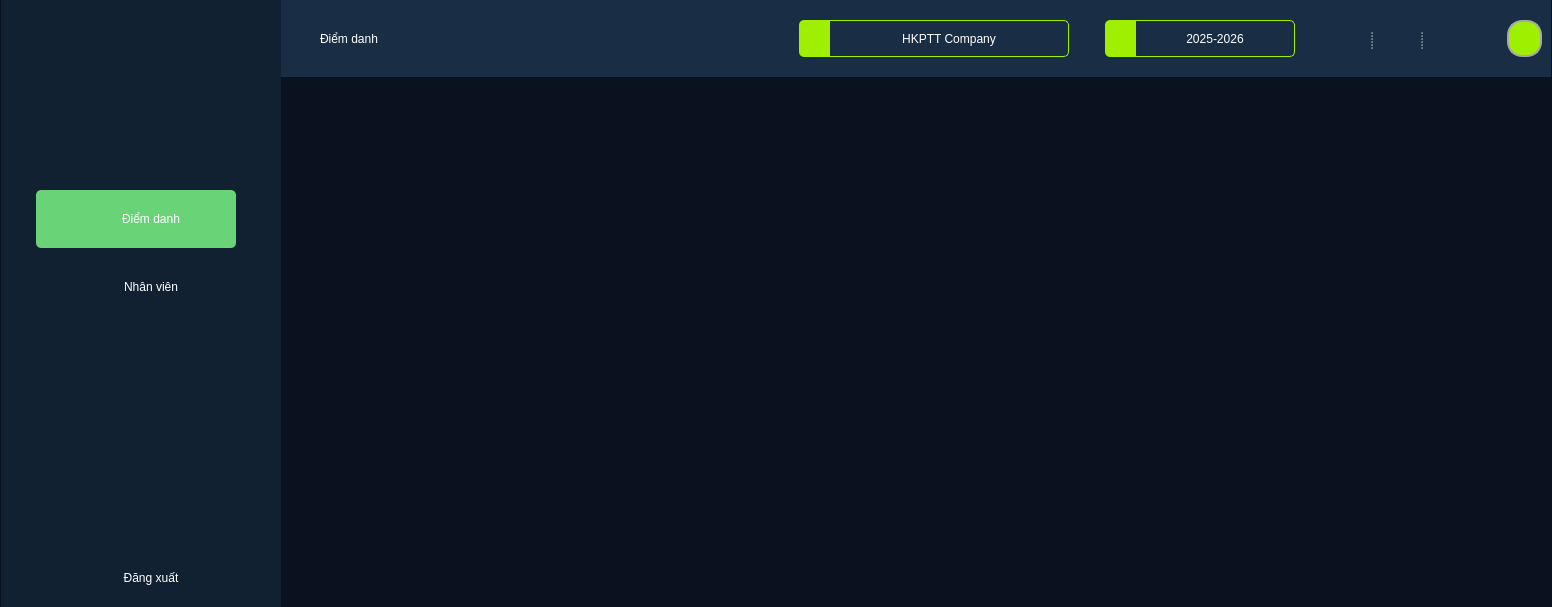
<?xml version="1.0" encoding="UTF-8"?>
<ui version="4.0">
 <class>checkingUI</class>
 <widget class="QMainWindow" name="checkingUI">
  <property name="geometry">
   <rect>
    <x>0</x>
    <y>0</y>
    <width>1552</width>
    <height>607</height>
   </rect>
  </property>
  <property name="windowTitle">
   <string>MainWindow</string>
  </property>
  <property name="styleSheet">
   <string notr="true">background-color: #0B121F;
border: none;
</string>
  </property>
  <widget class="QWidget" name="centralwidget">
   <layout class="QGridLayout" name="gridLayout">
    <property name="sizeConstraint">
     <enum>QLayout::SetDefaultConstraint</enum>
    </property>
    <property name="leftMargin">
     <number>0</number>
    </property>
    <property name="topMargin">
     <number>0</number>
    </property>
    <property name="rightMargin">
     <number>0</number>
    </property>
    <property name="bottomMargin">
     <number>0</number>
    </property>
    <property name="spacing">
     <number>0</number>
    </property>
    <item row="0" column="0">
     <widget class="QGroupBox" name="groupBox">
      <property name="title">
       <string/>
      </property>
      <layout class="QHBoxLayout" name="horizontalLayout">
       <property name="spacing">
        <number>0</number>
       </property>
       <property name="leftMargin">
        <number>1</number>
       </property>
       <property name="topMargin">
        <number>0</number>
       </property>
       <property name="rightMargin">
        <number>1</number>
       </property>
       <property name="bottomMargin">
        <number>0</number>
       </property>
       <item>
        <widget class="QGroupBox" name="sidebar">
         <property name="minimumSize">
          <size>
           <width>280</width>
           <height>0</height>
          </size>
         </property>
         <property name="maximumSize">
          <size>
           <width>280</width>
           <height>16777215</height>
          </size>
         </property>
         <property name="styleSheet">
          <string notr="true">background-color: #122131;</string>
         </property>
         <property name="title">
          <string/>
         </property>
         <property name="alignment">
          <set>Qt::AlignCenter</set>
         </property>
         <layout class="QVBoxLayout" name="verticalLayout">
          <property name="spacing">
           <number>10</number>
          </property>
          <property name="leftMargin">
           <number>35</number>
          </property>
          <property name="topMargin">
           <number>0</number>
          </property>
          <property name="rightMargin">
           <number>35</number>
          </property>
          <property name="bottomMargin">
           <number>0</number>
          </property>
          <item>
           <widget class="QLabel" name="label_2">
            <property name="minimumSize">
             <size>
              <width>200</width>
              <height>180</height>
             </size>
            </property>
            <property name="maximumSize">
             <size>
              <width>200</width>
              <height>180</height>
             </size>
            </property>
            <property name="styleSheet">
             <string notr="true">padding-left: 30px;
background-image: url(D:/NMCNPM/checking_attendance_system/fe/Image_and_icon/logo.png); 
background-repeat: no-repeat;
background-position: left center;
</string>
            </property>
            <property name="text">
             <string/>
            </property>
           </widget>
          </item>
          <item>
           <widget class="QGroupBox" name="groupBox_3">
            <property name="minimumSize">
             <size>
              <width>200</width>
              <height>58</height>
             </size>
            </property>
            <property name="maximumSize">
             <size>
              <width>200</width>
              <height>58</height>
             </size>
            </property>
            <property name="styleSheet">
             <string notr="true">background-color: #68D477;
border-radius: 5px;</string>
            </property>
            <property name="title">
             <string/>
            </property>
            <property name="alignment">
             <set>Qt::AlignCenter</set>
            </property>
            <layout class="QGridLayout" name="gridLayout_2">
             <item row="0" column="0">
              <widget class="QPushButton" name="pushButton">
               <property name="minimumSize">
                <size>
                 <width>180</width>
                 <height>32</height>
                </size>
               </property>
               <property name="maximumSize">
                <size>
                 <width>180</width>
                 <height>32</height>
                </size>
               </property>
               <property name="styleSheet">
                <string notr="true">padding-left: 30px;
background-image: url(D:/NMCNPM/checking_attendance_system/fe/Image_and_icon/icons8-user-30.png); 
background-repeat: no-repeat;
background-position: left center;
color: white;
font: 12pt &quot;Times New Roman&quot;;</string>
               </property>
               <property name="text">
                <string>Điểm danh</string>
               </property>
              </widget>
             </item>
            </layout>
           </widget>
          </item>
          <item>
           <widget class="QGroupBox" name="groupBox_5">
            <property name="minimumSize">
             <size>
              <width>200</width>
              <height>58</height>
             </size>
            </property>
            <property name="maximumSize">
             <size>
              <width>200</width>
              <height>58</height>
             </size>
            </property>
            <property name="styleSheet">
             <string notr="true">background-color: #122131;
border-radius: 5px;</string>
            </property>
            <property name="title">
             <string/>
            </property>
            <layout class="QGridLayout" name="gridLayout_3">
             <item row="0" column="0">
              <widget class="QPushButton" name="pushButton_2">
               <property name="minimumSize">
                <size>
                 <width>180</width>
                 <height>32</height>
                </size>
               </property>
               <property name="maximumSize">
                <size>
                 <width>180</width>
                 <height>32</height>
                </size>
               </property>
               <property name="styleSheet">
                <string notr="true">padding-left: 30px;
background-image: url(D:/NMCNPM/checking_attendance_system/fe/Image_and_icon/icons8-user-30.png); 
background-repeat: no-repeat;
background-position: left center;
color: white;
font: 12pt &quot;Times New Roman&quot;;</string>
               </property>
               <property name="text">
                <string>Nhân viên</string>
               </property>
              </widget>
             </item>
            </layout>
           </widget>
          </item>
          <item>
           <spacer name="verticalSpacer">
            <property name="orientation">
             <enum>Qt::Vertical</enum>
            </property>
            <property name="sizeHint" stdset="0">
             <size>
              <width>20</width>
              <height>210</height>
             </size>
            </property>
           </spacer>
          </item>
          <item>
           <widget class="QGroupBox" name="groupBox_6">
            <property name="minimumSize">
             <size>
              <width>200</width>
              <height>58</height>
             </size>
            </property>
            <property name="maximumSize">
             <size>
              <width>200</width>
              <height>58</height>
             </size>
            </property>
            <property name="styleSheet">
             <string notr="true">background-color: #122131;
border-radius: 5px;</string>
            </property>
            <property name="title">
             <string/>
            </property>
            <layout class="QGridLayout" name="gridLayout_4">
             <item row="0" column="0">
              <widget class="QPushButton" name="logout_button">
               <property name="minimumSize">
                <size>
                 <width>180</width>
                 <height>32</height>
                </size>
               </property>
               <property name="maximumSize">
                <size>
                 <width>180</width>
                 <height>32</height>
                </size>
               </property>
               <property name="styleSheet">
                <string notr="true">padding-left: 30px;
background-image: url(D:/NMCNPM/checking_attendance_system/fe/Image_and_icon/icons8-user-30.png); 
background-repeat: no-repeat;
background-position: left center;
color: white;
font: 12pt &quot;Times New Roman&quot;;</string>
               </property>
               <property name="text">
                <string>Đăng xuất</string>
               </property>
              </widget>
             </item>
            </layout>
           </widget>
          </item>
         </layout>
        </widget>
       </item>
       <item>
        <widget class="QGroupBox" name="main">
         <property name="styleSheet">
          <string notr="true"/>
         </property>
         <property name="title">
          <string/>
         </property>
         <layout class="QVBoxLayout" name="verticalLayout_2">
          <property name="spacing">
           <number>0</number>
          </property>
          <property name="leftMargin">
           <number>0</number>
          </property>
          <property name="topMargin">
           <number>0</number>
          </property>
          <property name="rightMargin">
           <number>0</number>
          </property>
          <property name="bottomMargin">
           <number>0</number>
          </property>
          <item>
           <widget class="QGroupBox" name="header">
            <property name="minimumSize">
             <size>
              <width>0</width>
              <height>77</height>
             </size>
            </property>
            <property name="maximumSize">
             <size>
              <width>16777215</width>
              <height>77</height>
             </size>
            </property>
            <property name="styleSheet">
             <string notr="true">background-color: #192E44;</string>
            </property>
            <property name="title">
             <string/>
            </property>
            <layout class="QHBoxLayout" name="horizontalLayout_2">
             <item>
              <spacer name="horizontalSpacer_4">
               <property name="orientation">
                <enum>Qt::Horizontal</enum>
               </property>
               <property name="sizeType">
                <enum>QSizePolicy::Fixed</enum>
               </property>
               <property name="sizeHint" stdset="0">
                <size>
                 <width>30</width>
                 <height>20</height>
                </size>
               </property>
              </spacer>
             </item>
             <item>
              <widget class="QLabel" name="label">
               <property name="minimumSize">
                <size>
                 <width>120</width>
                 <height>37</height>
                </size>
               </property>
               <property name="maximumSize">
                <size>
                 <width>120</width>
                 <height>37</height>
                </size>
               </property>
               <property name="styleSheet">
                <string notr="true">color: white;
font: 18pt &quot;Times New Roman&quot;;</string>
               </property>
               <property name="text">
                <string>Điểm danh</string>
               </property>
              </widget>
             </item>
             <item>
              <spacer name="horizontalSpacer_5">
               <property name="orientation">
                <enum>Qt::Horizontal</enum>
               </property>
               <property name="sizeType">
                <enum>QSizePolicy::Expanding</enum>
               </property>
               <property name="sizeHint" stdset="0">
                <size>
                 <width>308</width>
                 <height>20</height>
                </size>
               </property>
              </spacer>
             </item>
             <item>
              <widget class="QSplitter" name="splitter">
               <property name="orientation">
                <enum>Qt::Horizontal</enum>
               </property>
               <property name="handleWidth">
                <number>0</number>
               </property>
               <widget class="QPushButton" name="pushButton_4">
                <property name="minimumSize">
                 <size>
                  <width>30</width>
                  <height>37</height>
                 </size>
                </property>
                <property name="maximumSize">
                 <size>
                  <width>30</width>
                  <height>37</height>
                 </size>
                </property>
                <property name="styleSheet">
                 <string notr="true">background-color: #9FEF00;
padding-left: 30px;
background-image: url(D:/NMCNPM/checking_attendance_system/fe/Image_and_icon/icons8-user-30.png); 
background-repeat: no-repeat;
background-position: left center;;
border-top-left-radius: 5px;
border-bottom-left-radius: 5px;</string>
                </property>
                <property name="text">
                 <string/>
                </property>
               </widget>
               <widget class="QPushButton" name="pushButton_5">
                <property name="minimumSize">
                 <size>
                  <width>240</width>
                  <height>37</height>
                 </size>
                </property>
                <property name="maximumSize">
                 <size>
                  <width>240</width>
                  <height>37</height>
                 </size>
                </property>
                <property name="styleSheet">
                 <string notr="true">border: 1px solid #9FEF00;
border-top-right-radius: 5px;
border-bottom-right-radius: 5px;
color: white;
font: 12pt &quot;Times New Roman&quot;;</string>
                </property>
                <property name="text">
                 <string>HKPTT Company</string>
                </property>
               </widget>
              </widget>
             </item>
             <item>
              <spacer name="horizontalSpacer_3">
               <property name="orientation">
                <enum>Qt::Horizontal</enum>
               </property>
               <property name="sizeType">
                <enum>QSizePolicy::Fixed</enum>
               </property>
               <property name="sizeHint" stdset="0">
                <size>
                 <width>30</width>
                 <height>20</height>
                </size>
               </property>
              </spacer>
             </item>
             <item>
              <widget class="QSplitter" name="splitter_2">
               <property name="orientation">
                <enum>Qt::Horizontal</enum>
               </property>
               <property name="handleWidth">
                <number>0</number>
               </property>
               <widget class="QPushButton" name="pushButton_6">
                <property name="minimumSize">
                 <size>
                  <width>30</width>
                  <height>37</height>
                 </size>
                </property>
                <property name="maximumSize">
                 <size>
                  <width>30</width>
                  <height>37</height>
                 </size>
                </property>
                <property name="styleSheet">
                 <string notr="true">background-color: #9FEF00;
padding-left: 30px;
background-image: url(D:/NMCNPM/checking_attendance_system/fe/Image_and_icon/icons8-user-30.png); 
background-repeat: no-repeat;
background-position: left center;;
border-top-left-radius: 5px;
border-bottom-left-radius: 5px;</string>
                </property>
                <property name="text">
                 <string/>
                </property>
               </widget>
               <widget class="QPushButton" name="pushButton_7">
                <property name="minimumSize">
                 <size>
                  <width>160</width>
                  <height>37</height>
                 </size>
                </property>
                <property name="maximumSize">
                 <size>
                  <width>160</width>
                  <height>37</height>
                 </size>
                </property>
                <property name="styleSheet">
                 <string notr="true">border: 1px solid #9FEF00;
border-top-right-radius: 5px;
border-bottom-right-radius: 5px;
color: white;
font: 12pt &quot;Times New Roman&quot;;</string>
                </property>
                <property name="text">
                 <string>2025-2026</string>
                </property>
               </widget>
              </widget>
             </item>
             <item>
              <spacer name="horizontalSpacer_2">
               <property name="orientation">
                <enum>Qt::Horizontal</enum>
               </property>
               <property name="sizeType">
                <enum>QSizePolicy::Fixed</enum>
               </property>
               <property name="sizeHint" stdset="0">
                <size>
                 <width>30</width>
                 <height>20</height>
                </size>
               </property>
              </spacer>
             </item>
             <item>
              <widget class="QSplitter" name="splitter_3">
               <property name="minimumSize">
                <size>
                 <width>0</width>
                 <height>37</height>
                </size>
               </property>
               <property name="maximumSize">
                <size>
                 <width>140</width>
                 <height>16777215</height>
                </size>
               </property>
               <property name="orientation">
                <enum>Qt::Horizontal</enum>
               </property>
               <property name="handleWidth">
                <number>20</number>
               </property>
               <widget class="QLabel" name="label_3">
                <property name="minimumSize">
                 <size>
                  <width>30</width>
                  <height>0</height>
                 </size>
                </property>
                <property name="maximumSize">
                 <size>
                  <width>30</width>
                  <height>16777215</height>
                 </size>
                </property>
                <property name="styleSheet">
                 <string notr="true">padding-left: 30px;
background-image: url(D:/NMCNPM/checking_attendance_system/fe/Image_and_icon/icons8-plus-30.png); 
background-repeat: no-repeat;
background-position: left center;</string>
                </property>
                <property name="text">
                 <string/>
                </property>
               </widget>
               <widget class="QLabel" name="label_4">
                <property name="minimumSize">
                 <size>
                  <width>30</width>
                  <height>0</height>
                 </size>
                </property>
                <property name="maximumSize">
                 <size>
                  <width>30</width>
                  <height>16777215</height>
                 </size>
                </property>
                <property name="styleSheet">
                 <string notr="true">padding-left: 30px;
background-image: url(D:/NMCNPM/checking_attendance_system/fe/Image_and_icon/icons8-search-30.png); 
background-repeat: no-repeat;
background-position: left center;</string>
                </property>
                <property name="text">
                 <string/>
                </property>
               </widget>
               <widget class="QLabel" name="label_5">
                <property name="minimumSize">
                 <size>
                  <width>40</width>
                  <height>0</height>
                 </size>
                </property>
                <property name="maximumSize">
                 <size>
                  <width>40</width>
                  <height>16777215</height>
                 </size>
                </property>
                <property name="styleSheet">
                 <string notr="true">padding-left: 30px;
background-image: url(D:/NMCNPM/checking_attendance_system/fe/Image_and_icon/icons8-bell-40.png); 
background-repeat: no-repeat;
background-position: left center;</string>
                </property>
                <property name="text">
                 <string/>
                </property>
               </widget>
              </widget>
             </item>
             <item>
              <spacer name="horizontalSpacer">
               <property name="orientation">
                <enum>Qt::Horizontal</enum>
               </property>
               <property name="sizeType">
                <enum>QSizePolicy::Fixed</enum>
               </property>
               <property name="sizeHint" stdset="0">
                <size>
                 <width>30</width>
                 <height>20</height>
                </size>
               </property>
              </spacer>
             </item>
             <item>
              <widget class="QPushButton" name="pushButton_8">
               <property name="minimumSize">
                <size>
                 <width>35</width>
                 <height>37</height>
                </size>
               </property>
               <property name="maximumSize">
                <size>
                 <width>35</width>
                 <height>37</height>
                </size>
               </property>
               <property name="styleSheet">
                <string notr="true">background-color: #9FEF00;
padding-left: 30px;
background-image: url(D:/NMCNPM/checking_attendance_system/fe/Image_and_icon/icons8-user-30.png); 
background-repeat: no-repeat;
background-position: left center;;
border-radius: 15px;
border: 2px solid #a7a7a7;</string>
               </property>
               <property name="text">
                <string/>
               </property>
              </widget>
             </item>
            </layout>
           </widget>
          </item>
          <item>
           <spacer name="verticalSpacer_2">
            <property name="orientation">
             <enum>Qt::Vertical</enum>
            </property>
            <property name="sizeHint" stdset="0">
             <size>
              <width>20</width>
              <height>527</height>
             </size>
            </property>
           </spacer>
          </item>
         </layout>
        </widget>
       </item>
      </layout>
     </widget>
    </item>
   </layout>
  </widget>
 </widget>
 <resources/>
 <connections/>
</ui>
